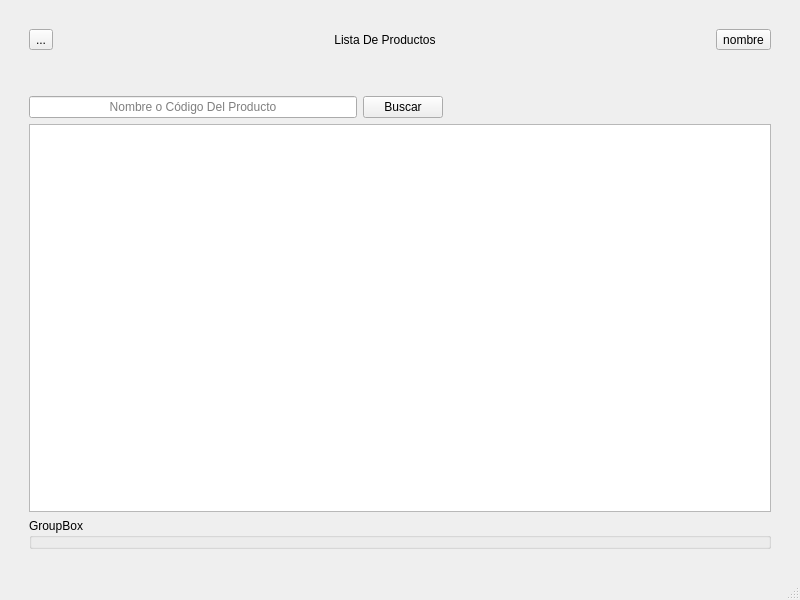
<?xml version="1.0" encoding="UTF-8"?>
<ui version="4.0">
 <class>Inventario</class>
 <widget class="QMainWindow" name="Inventario">
  <property name="geometry">
   <rect>
    <x>0</x>
    <y>0</y>
    <width>800</width>
    <height>600</height>
   </rect>
  </property>
  <property name="windowTitle">
   <string>MainWindow</string>
  </property>
  <widget class="QWidget" name="centralwidget">
   <layout class="QGridLayout" name="gridLayout">
    <item row="0" column="0">
     <layout class="QGridLayout" name="gridLayout_2">
      <property name="leftMargin">
       <number>20</number>
      </property>
      <property name="topMargin">
       <number>20</number>
      </property>
      <property name="rightMargin">
       <number>20</number>
      </property>
      <property name="bottomMargin">
       <number>20</number>
      </property>
      <item row="1" column="0">
       <widget class="QTableWidget" name="Datos_Clientes">
        <property name="editTriggers">
         <set>QAbstractItemView::EditTrigger::NoEditTriggers</set>
        </property>
        <property name="selectionMode">
         <enum>QAbstractItemView::SelectionMode::SingleSelection</enum>
        </property>
        <property name="selectionBehavior">
         <enum>QAbstractItemView::SelectionBehavior::SelectRows</enum>
        </property>
       </widget>
      </item>
      <item row="0" column="0">
       <layout class="QGridLayout" name="Barra_Superior">
        <item row="3" column="0">
         <layout class="QHBoxLayout" name="horizontalLayout_4">
          <item>
           <layout class="QHBoxLayout" name="horizontalLayout_2">
            <item>
             <layout class="QHBoxLayout" name="horizontalLayout">
              <item>
               <widget class="QLineEdit" name="lineEdit">
                <property name="alignment">
                 <set>Qt::AlignmentFlag::AlignCenter</set>
                </property>
                <property name="placeholderText">
                 <string>Nombre o Código Del Producto</string>
                </property>
               </widget>
              </item>
             </layout>
            </item>
            <item>
             <widget class="QPushButton" name="pushButton">
              <property name="text">
               <string>Buscar</string>
              </property>
             </widget>
            </item>
            <item>
             <spacer name="horizontalSpacer_2">
              <property name="orientation">
               <enum>Qt::Orientation::Horizontal</enum>
              </property>
              <property name="sizeHint" stdset="0">
               <size>
                <width>40</width>
                <height>20</height>
               </size>
              </property>
             </spacer>
            </item>
           </layout>
          </item>
         </layout>
        </item>
        <item row="1" column="0">
         <spacer name="verticalSpacer">
          <property name="orientation">
           <enum>Qt::Orientation::Vertical</enum>
          </property>
          <property name="sizeType">
           <enum>QSizePolicy::Policy::Maximum</enum>
          </property>
          <property name="sizeHint" stdset="0">
           <size>
            <width>20</width>
            <height>40</height>
           </size>
          </property>
         </spacer>
        </item>
        <item row="0" column="0">
         <layout class="QHBoxLayout" name="horizontalLayout_5">
          <item>
           <widget class="QToolButton" name="Regresar">
            <property name="layoutDirection">
             <enum>Qt::LayoutDirection::LeftToRight</enum>
            </property>
            <property name="text">
             <string>...</string>
            </property>
            <property name="icon">
             <iconset theme="QIcon::ThemeIcon::GoPrevious"/>
            </property>
           </widget>
          </item>
          <item>
           <spacer name="horizontalSpacer_3">
            <property name="orientation">
             <enum>Qt::Orientation::Horizontal</enum>
            </property>
            <property name="sizeHint" stdset="0">
             <size>
              <width>40</width>
              <height>20</height>
             </size>
            </property>
           </spacer>
          </item>
          <item>
           <widget class="QLabel" name="Titulo">
            <property name="text">
             <string>Lista De Productos</string>
            </property>
            <property name="alignment">
             <set>Qt::AlignmentFlag::AlignCenter</set>
            </property>
           </widget>
          </item>
          <item>
           <spacer name="horizontalSpacer">
            <property name="orientation">
             <enum>Qt::Orientation::Horizontal</enum>
            </property>
            <property name="sizeHint" stdset="0">
             <size>
              <width>40</width>
              <height>20</height>
             </size>
            </property>
           </spacer>
          </item>
          <item>
           <widget class="QToolButton" name="toolButton_2">
            <property name="text">
             <string>nombre</string>
            </property>
            <property name="icon">
             <iconset theme="QIcon::ThemeIcon::UserAvailable"/>
            </property>
           </widget>
          </item>
         </layout>
        </item>
       </layout>
      </item>
      <item row="2" column="0">
       <widget class="QGroupBox" name="Historial">
        <property name="title">
         <string>GroupBox</string>
        </property>
       </widget>
      </item>
     </layout>
    </item>
   </layout>
  </widget>
  <widget class="QMenuBar" name="menubar">
   <property name="geometry">
    <rect>
     <x>0</x>
     <y>0</y>
     <width>800</width>
     <height>22</height>
    </rect>
   </property>
  </widget>
  <widget class="QStatusBar" name="statusbar"/>
 </widget>
 <resources/>
 <connections/>
</ui>
